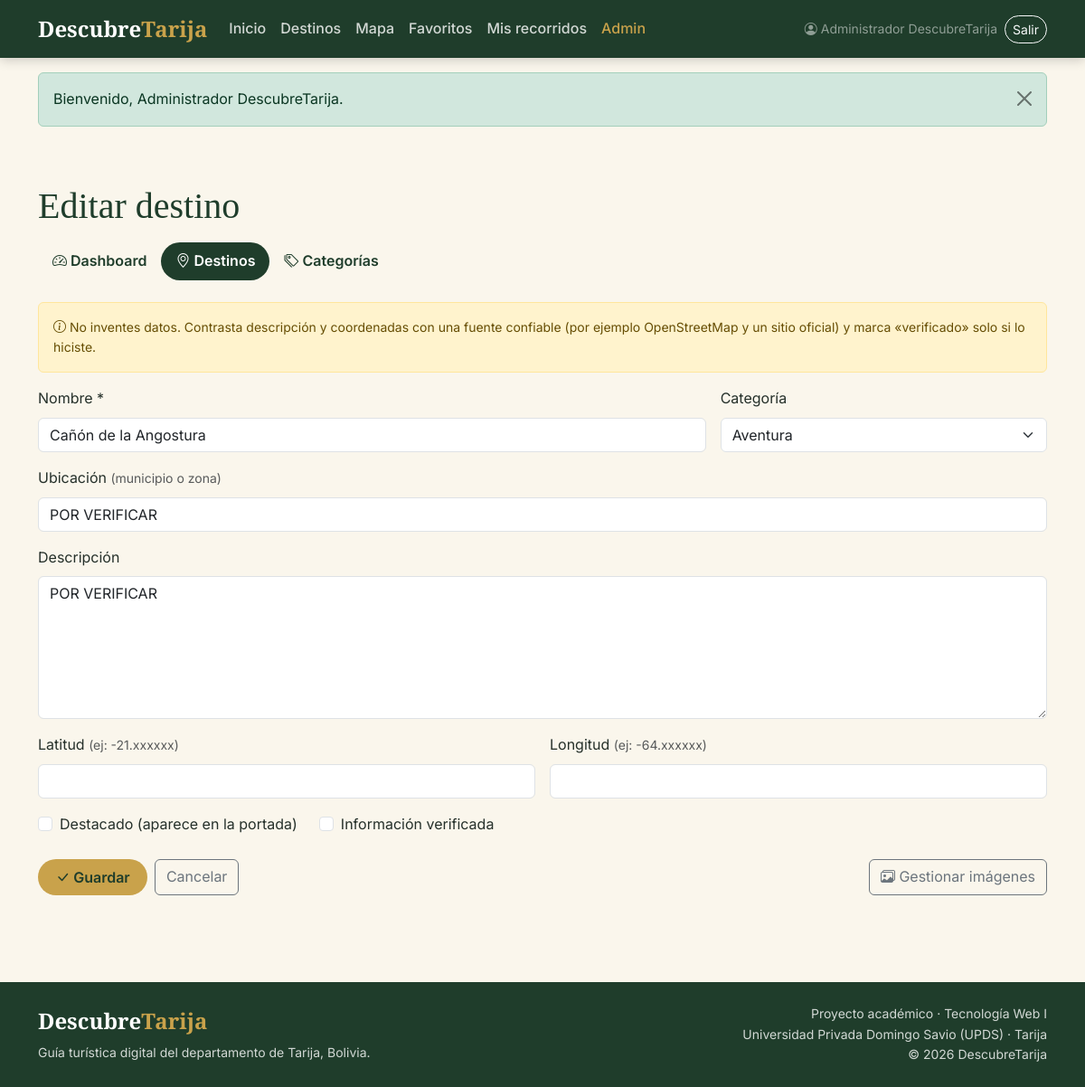
/admin/destino_form.php?id=8 (signed in), run on an earlier commit of the app's database.
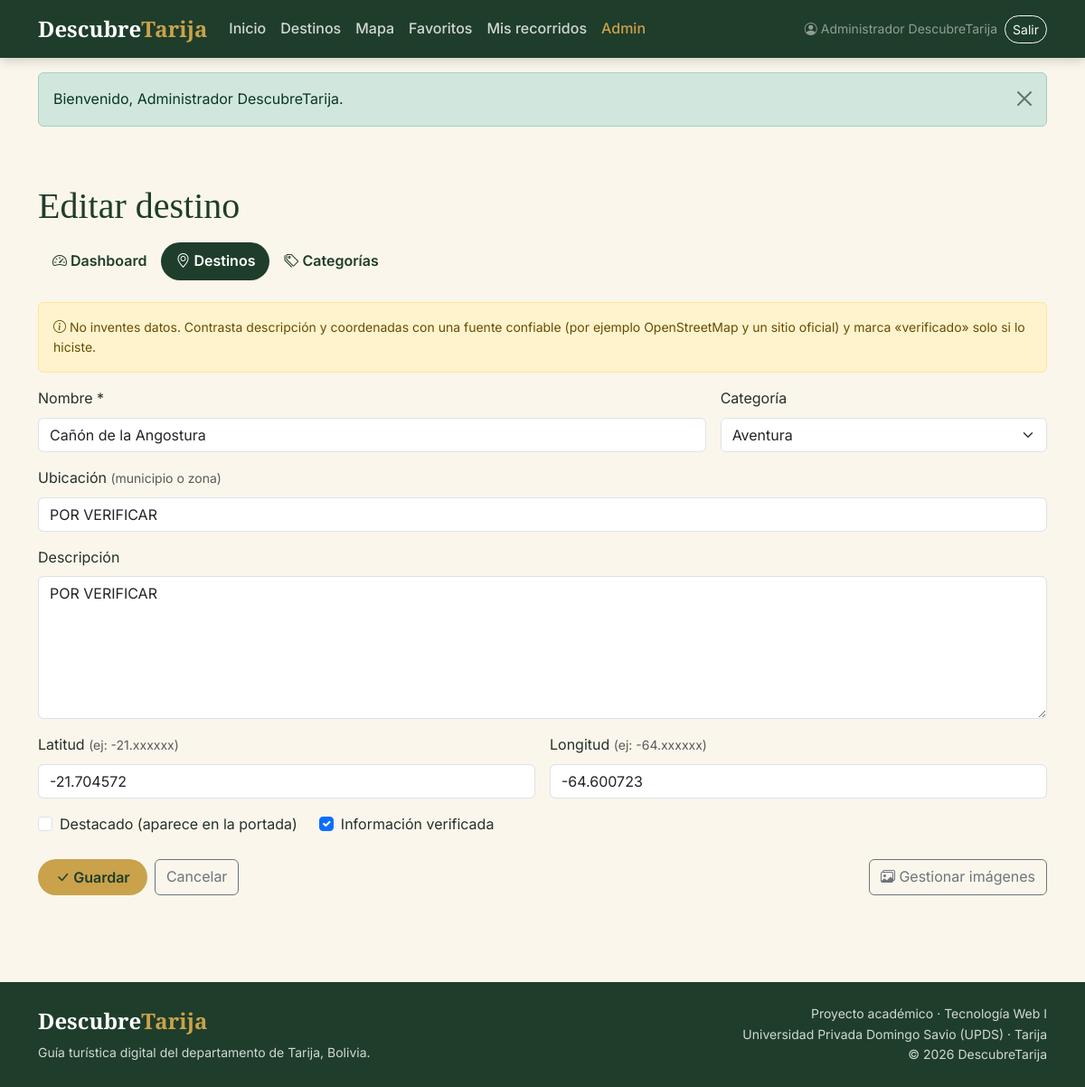
And on a later commit of the database.
### tables this page shows
CREATE TABLE destinos (
  id INT AUTO_INCREMENT PRIMARY KEY,
  nombre VARCHAR(80) NOT NULL UNIQUE,
  descripcion TEXT NULL,
  ubicacion VARCHAR(100) NULL,
  latitud DECIMAL(9,6) NULL,
  longitud DECIMAL(9,6) NULL,
  categoria_id INT NULL,
  destacado BOOLEAN NOT NULL DEFAULT FALSE,
  verificado BOOLEAN NOT NULL DEFAULT FALSE,
  CONSTRAINT fk_destino_categoria
    FOREIGN KEY (categoria_id) REFERENCES categorias(id)
);

CREATE TABLE categorias (
  id INT AUTO_INCREMENT PRIMARY KEY,
  nombre VARCHAR(40) NOT NULL UNIQUE,
  descripcion VARCHAR(200) NULL
);

### www/admin/destino_form.php (the view, shortened to what this page needs)
<?php
require __DIR__ . '/../includes/conexion.php';
require_once __DIR__ . '/../includes/funciones.php';
$id       = (int) ($_GET['id'] ?? 0);
$editando = $id > 0;
$v = [
    'nombre' => '', 'descripcion' => '', 'ubicacion' => '', 'latitud' => '', 'longitud' => '',
    'categoria_id' => 0, 'destacado' => 0, 'verificado' => 0,
];
if ($editando) {
    $c = $pdo->prepare('SELECT * FROM destinos WHERE id = ?');
    $c->execute([$id]);
    $fila = $c->fetch();
    $v = [
        'nombre'       => $fila['nombre'],
        'descripcion'  => $fila['descripcion'] ?? '',
        'ubicacion'    => $fila['ubicacion'] ?? '',
        'latitud'      => $fila['latitud'] ?? '',
        'longitud'     => $fila['longitud'] ?? '',
        'categoria_id' => (int) ($fila['categoria_id'] ?? 0),
        'destacado'    => (int) $fila['destacado'],
        'verificado'   => (int) $fila['verificado'],
    ];
}
$categorias = $pdo->query('SELECT id, nombre FROM categorias ORDER BY id')->fetchAll();
require __DIR__ . '/../includes/header.php';
?>
<div class="container py-5">
  <h1 class="mb-3"><?= $editando ? 'Editar destino' : 'Nuevo destino' ?></h1>
  <?php require __DIR__ . '/../includes/admin_menu.php'; ?>
  <div class="alert alert-warning small">
    <i class="bi bi-info-circle"></i> No inventes datos. Contrasta descripción y coordenadas con una fuente confiable
    (por ejemplo OpenStreetMap y un sitio oficial) y marca «verificado» solo si lo hiciste.
  </div>
  <form method="post" novalidate>
    <div class="row g-3">
      <div class="col-md-8">
        <label class="form-label" for="nombre">Nombre *</label>
        <input id="nombre" name="nombre" class="form-control" maxlength="80" value="<?= e($v['nombre']) ?>" required>
      </div>
      <div class="col-md-4">
        <label class="form-label" for="categoria_id">Categoría</label>
        <select id="categoria_id" name="categoria_id" class="form-select">
          <?php foreach ($categorias as $c): ?>
            <option value="<?= (int) $c['id'] ?>"<?= $v['categoria_id'] === (int) $c['id'] ? ' selected' : '' ?>><?= e($c['nombre']) ?></option>
          <?php endforeach; ?>
        </select>
      </div>
      <div class="col-12">
        <label class="form-label" for="ubicacion">Ubicación <span class="text-muted small">(municipio o zona)</span></label>
        <input id="ubicacion" name="ubicacion" class="form-control" maxlength="100" value="<?= e($v['ubicacion']) ?>">
      </div>
      <div class="col-12">
        <label class="form-label" for="descripcion">Descripción</label>
        <textarea id="descripcion" name="descripcion" class="form-control" rows="6"><?= e($v['descripcion']) ?></textarea>
      </div>
      <div class="col-md-6">
        <label class="form-label" for="latitud">Latitud <span class="text-muted small">(ej: -21.xxxxxx)</span></label>
        <input id="latitud" name="latitud" class="form-control" inputmode="decimal" value="<?= e($v['latitud']) ?>">
      </div>
      <div class="col-md-6">
        <label class="form-label" for="longitud">Longitud <span class="text-muted small">(ej: -64.xxxxxx)</span></label>
        <input id="longitud" name="longitud" class="form-control" inputmode="decimal" value="<?= e($v['longitud']) ?>">
      </div>
      <div class="col-12 d-flex flex-wrap gap-4">
        <div class="form-check">
          <input class="form-check-input" type="checkbox" id="destacado" name="destacado" value="1"<?= $v['destacado'] ? ' checked' : '' ?>>
          <label class="form-check-label" for="destacado">Destacado (aparece en la portada)</label>
        </div>
        <div class="form-check">
          <input class="form-check-input" type="checkbox" id="verificado" name="verificado" value="1"<?= $v['verificado'] ? ' checked' : '' ?>>
          <label class="form-check-label" for="verificado">Información verificada</label>
        </div>
      </div>
    </div>
    <div class="d-flex flex-wrap gap-2 mt-4">
      <button class="btn btn-dorado" type="submit"><i class="bi bi-check-lg"></i> Guardar</button>
      <a class="btn btn-outline-secondary" href="/admin/destinos.php">Cancelar</a>
      <?php if ($editando): ?>
        <a class="btn btn-outline-secondary ms-auto" href="/admin/imagenes.php?destino_id=<?= (int) $id ?>"><i class="bi bi-images"></i> Gestionar imágenes</a>
      <?php endif; ?>
    </div>
  </form>
</div>
<?php require __DIR__ . '/../includes/footer.php'; ?>

What changed in the data, as far as the page shows it:
changed destinos "Cañón de la Angostura": latitud (not shown) → "-21.704572"; longitud (not shown) → "-64.600723"; verificado "☐" → "☑"
